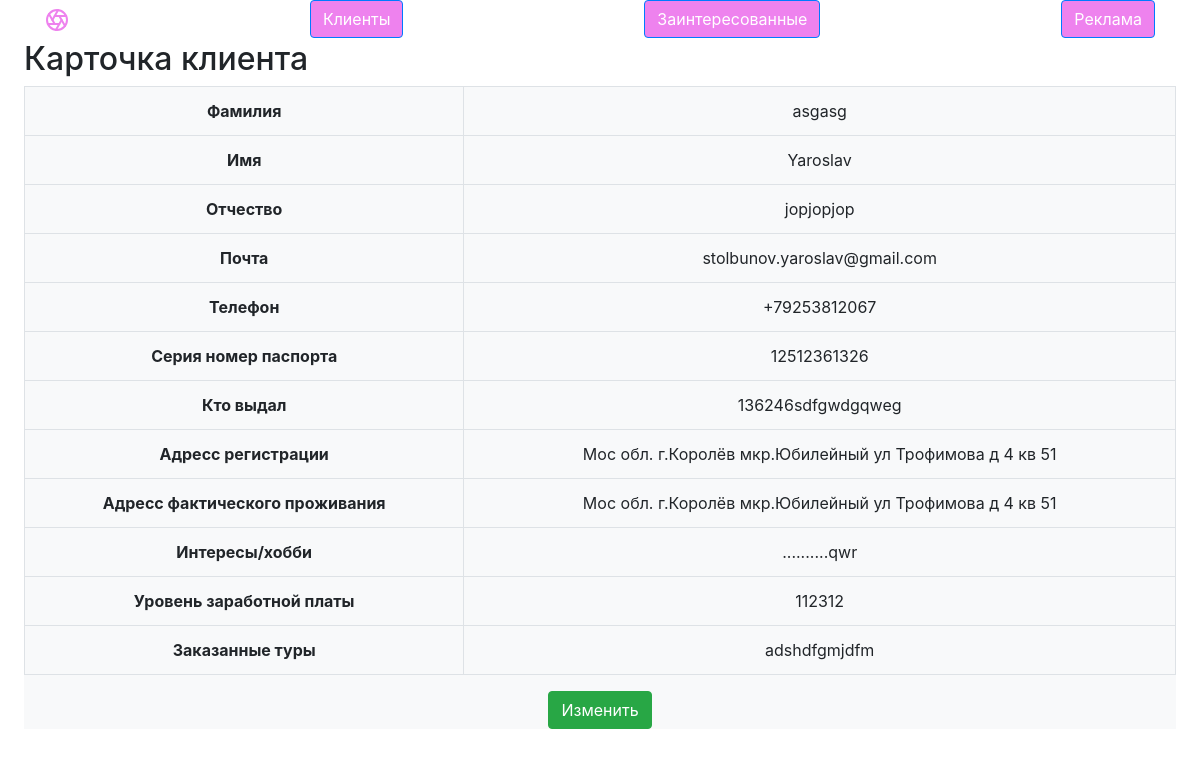
The page /one_client/4 on the database its author committed.
### main/models.py (models this page shows)
class clients(models.Model):
    surname = models.CharField(max_length=200)
    name = models.CharField(max_length=200)
    lastname = models.CharField(max_length=200)
    pas_num = models.CharField(max_length=200)
    pas_take = models.CharField(max_length=200)
    pas_reg = models.CharField(max_length=200)
    adress = models.CharField(max_length=200)
    phone = models.CharField(max_length=200)
    email = models.CharField(max_length=200, default='')
    activity = models.CharField(max_length=1000)
    zp = models.IntegerField()
    tours = models.CharField(max_length=1000)

### main/views.py (the view)
# urls.py: path('one_client/<str:c_id>', views.one_client),
def one_client(request, c_id):
    context = {'data': clients.objects.get(id=c_id)}
    return render(request, 'main/one_client.html', context=context)

### main/templates/main/one_client.html (shortened to what this page needs)
<!doctype html>
<html lang="en">
<head>
    <link rel="stylesheet" href="https://stackpath.bootstrapcdn.com/bootstrap/4.5.2/css/bootstrap.min.css">
</head>
<body>
{% include "./helpers/header.html" %}
<main class="ms-sm-auto px-md-4">
    <h2>Карточка клиента </h2>
    <div class="table-responsive">
        <div class="text-center bg-light">
            <table class="table table-bordered">
                    <tbody>
                    <tr>
                        <th>Фамилия</th>
                        <td>
                            {{data.surname}}
                        </td>
                    </tr>
                    <tr>
                        <th>Имя</th>
                        <td>
                            {{data.name}}
                        </td>
                    </tr>
                    <tr>
                        <th>Отчество</th>
                        <td>
                            {{data.lastname}}
                        </td>
                    </tr>
                    <tr>
                        <th>Почта</th>
                        <td>
                            {{data.email}}
                        </td>
                    </tr>
                    <tr>
                        <th>Телефон</th>
                        <td>
                            {{data.phone}}
                        </td>
                    </tr>
                    <tr>
                        <th>Серия номер паспорта</th>
                        <td>
                            {{data.pas_num}}
                        </td>
                    </tr>
                    <tr>
                        <th>Кто выдал</th>
                        <td>
                            {{data.pas_take}}
                        </td>
                    </tr>
                    <tr>
                        <th>Адресс регистрации</th>
                        <td>
                            {{data.pas_reg}}
                        </td>
                    </tr>
                    <tr>
                        <th>Адресс фактического проживания</th>
                        <td>
                            {{data.adress}}
                        </td>
                    </tr>
                    <tr>
                        <th>Интересы/хобби</th>
                        <td>
                            {{data.activity}}
                        </td>
                    </tr>
                    <tr>
                        <th>Уровень заработной платы</th>
                        <td>
                            {{data.zp}}
                        </td>
                    </tr>
                    <tr>
                        <th>Заказанные туры</th>
                        <td>
                            {{data.tours}}
                        </td>
                    </tr>
                    </tbody>
                </table>
            <p><a type="button" class="btn btn-success" href="/one_client/change/{{data.id}}">Изменить</a></p>
        </div>
    </div>
</main>
</body>
</html>

### rows shown on the page
clients: surname "asgasg", name "Yaroslav", lastname "jopjopjop", email "stolbunov.yaroslav@gmail.com", phone "+79253812067", pas_num "12512361326", pas_take "136246sdfgwdgqweg", pas_reg "Мос обл. г.Королёв мкр.Юбилейный ул Трофимова д 4 кв 51", adress "Мос обл. г.Королёв мкр.Юбилейный ул Трофимова д 4 кв 51", activity "..........qwr", zp "112312", tours "adshdfgmjdfm"
